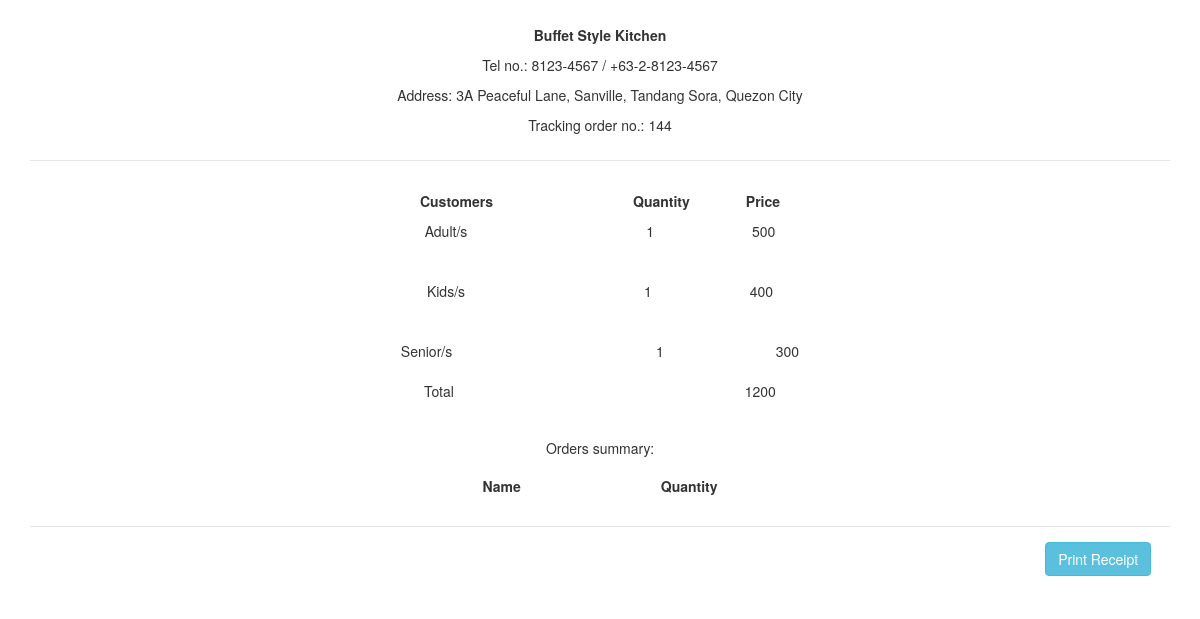
The page /viewall.php?table_number=Table no. 3 on the database its author committed.
### tables this page shows
CREATE TABLE `input_customer` (
  `id` int(11) NOT NULL,
  `number_customer` int(11) NOT NULL,
  `price_customer` varchar(255) NOT NULL,
  `kids_number` varchar(255) NOT NULL,
  `kids_price` varchar(255) NOT NULL,
  `senior_number` varchar(255) NOT NULL,
  `senior_price` varchar(255) NOT NULL,
  `table_number` varchar(255) NOT NULL,
  `total` varchar(255) NOT NULL,
  `time_in` varchar(255) NOT NULL,
  `tracking_number` int(11) NOT NULL
);

### viewall.php (the view, shortened to what this page needs)
<?php ;
$mysql_hostname = "localhost";
$mysql_username = "root";
$mysql_password = "";
$mysql_database = "BuffetStyle";
$conn = new mysqli($mysql_hostname, $mysql_username, $mysql_password, $mysql_database);
if (isset($_GET['table_number'])) {
	$table_number = $_GET['table_number'];
	$sql = "SELECT * FROM `input_customer` WHERE `table_number`='$table_number'";
	$result = $conn->query($sql);
	?>
	<html>
	<head>
	<link rel="stylesheet" href="https://maxcdn.bootstrapcdn.com/bootstrap/3.4.0/css/bootstrap.min.css">
	</head>
	<body>
		<div class="container">
	<table class="table">
		<tbody>
			<?php
				if ($result->num_rows > 0) {
					while ($row = $result->fetch_assoc()) {
			?>
	<div class="modal-header">
	<p><center><strong>Buffet Style Kitchen</strong></center></p>
	<p><center>Tel no.: 8123-4567 / +63-2-8123-4567</center></p>
	<p><center>Address: 3A Peaceful Lane, Sanville, Tandang Sora, Quezon City	</center></p>
	<p><center>Tracking order no.: <?php echo $row['tracking_number']; ?></center></p>
	</div>
			<?php		}
				}
			?>
		</tbody>
	</table>
		</div>
	</body>
	</html>
	<?php
		} else{
			header('Location: viewTable.php');
		}
	?>
<?php ;
$mysql_hostname = "localhost";
$mysql_username = "root";
$mysql_password = "";
$mysql_database = "BuffetStyle";
$conn = new mysqli($mysql_hostname, $mysql_username, $mysql_password, $mysql_database);
if (isset($_GET['table_number'])) {
	$table_number = $_GET['table_number'];
	$sql = "SELECT * FROM `input_customer` WHERE `table_number`='$table_number'";
	$result = $conn->query($sql);
	?>
	<html>
	<head>
	<link rel="stylesheet" href="https://maxcdn.bootstrapcdn.com/bootstrap/3.4.0/css/bootstrap.min.css">
	</head>
	<body>
		<div class="container">
	<table class="table">
		<tbody>
			<?php
				if ($result->num_rows > 0) {
					while ($row = $result->fetch_assoc()) {
			?>
	<p><center><strong> Customers&emsp;&emsp;&emsp;&emsp;&emsp;&emsp;&emsp;&emsp;&emsp;&emsp;Quantity&emsp;&emsp;&emsp;&emsp;Price </strong></center></p>
	<p><center>Adult/s&ensp;&nbsp;&emsp;&emsp;&emsp;&emsp;&emsp;&emsp;&emsp;&emsp;&emsp;&emsp;&emsp;&emsp;<?php echo $row['number_customer']; ?>&emsp;&emsp;&emsp;&emsp;&emsp;&emsp;&emsp;<?php echo $row['price_customer']; ?> </center></p>
			<?php		}
				}
			?>
		</tbody>
	</table>
		</div>
	</body>
	</html>
	<?php
		} else{
			header('Location: viewTable.php');
		}
	?>
<?php ;
$mysql_hostname = "localhost";
$mysql_username = "root";
$mysql_password = "";
$mysql_database = "BuffetStyle";
$conn = new mysqli($mysql_hostname, $mysql_username, $mysql_password, $mysql_database);
if (isset($_GET['table_number'])) {
	$table_number = $_GET['table_number'];
	$sql = "SELECT * FROM `input_customer` WHERE `table_number`='$table_number'";
	$result = $conn->query($sql);
	?>
	<html>
	<head>
	<link rel="stylesheet" href="https://maxcdn.bootstrapcdn.com/bootstrap/3.4.0/css/bootstrap.min.css">
	</head>
	<body>
		<div class="container">
	<table class="table">
		<tbody>
			<?php
				if ($result->num_rows > 0) {
					while ($row = $result->fetch_assoc()) {
			?>
						<p><center>Kids/s&ensp;&nbsp;&emsp;&emsp;&emsp;&emsp;&emsp;&emsp;&emsp;&emsp;&emsp;&emsp;&emsp;&emsp;<?php echo $row['kids_number']; ?>&emsp;&emsp;&emsp;&emsp;&emsp;&emsp;&emsp;<?php echo $row['kids_price']; ?> </center></p>
			<?php		}
				}
			?>
		</tbody>
	</table>
		</div>
	</body>
	</html>
	<?php
		} else{
			header('Location: viewTable.php');
		}
	?>
<?php ;
$mysql_hostname = "localhost";
$mysql_username = "root";
$mysql_password = "";
$mysql_database = "BuffetStyle";
$conn = new mysqli($mysql_hostname, $mysql_username, $mysql_password, $mysql_database);
if (isset($_GET['table_number'])) {
	$table_number = $_GET['table_number'];
	$sql = "SELECT * FROM `input_customer` WHERE `table_number`='$table_number'";
	$result = $conn->query($sql);
	?>
	<html>
	<head>
	<link rel="stylesheet" href="https://maxcdn.bootstrapcdn.com/bootstrap/3.4.0/css/bootstrap.min.css">
	</head>
	<body>
		<div class="container">
		<tbody>
			<?php
				if ($result->num_rows > 0) {
					while ($row = $result->fetch_assoc()) {
			?>
						<p><center>Senior/s&emsp;&emsp;&emsp;&emsp;&emsp;&emsp;&emsp;&emsp;&emsp;&emsp;&emsp;&emsp;&emsp;&nbsp;&nbsp;&emsp;<?php echo $row['senior_number']; ?>&emsp;&emsp;&emsp;&emsp;&emsp;&emsp;&emsp;&emsp;<?php echo $row['senior_price']; ?> </center></p>
			<?php		}
				}
			?>
		</tbody>
		</div>
	</body>
	</html>
	<?php
		} else{
			header('Location: viewTable.php');
		}
	?>
<?php ;
$mysql_hostname = "localhost";
$mysql_username = "root";
$mysql_password = "";
$mysql_database = "BuffetStyle";
$conn = new mysqli($mysql_hostname, $mysql_username, $mysql_password, $mysql_database);
if (isset($_GET['table_number'])) {
	$table_number = $_GET['table_number'];
	$sql = "SELECT * FROM `input_customer` WHERE `table_number`='$table_number'";
	$result = $conn->query($sql);
	?>
	<html>
	<head>
	<link rel="stylesheet" href="https://maxcdn.bootstrapcdn.com/bootstrap/3.4.0/css/bootstrap.min.css">
	</head>
	<body>
		<div class="container">
	<table class="table">
		<tbody>
			<?php
				if ($result->num_rows > 0) {
					while ($row = $result->fetch_assoc()) {
			?>
	<p><center>Total&ensp;&nbsp;&emsp;&emsp;&emsp;&emsp;&emsp;&emsp;&emsp;&emsp;&emsp;&emsp;&emsp;&emsp;&emsp;&emsp;&emsp;&emsp;&emsp;&emsp;&emsp;&emsp;<?php echo $row['total']; ?> </center></p>
			<?php		}
				}
			?>
		</tbody>
	</table>
		</div>
	</body>
	</html>
	<?php
		} else{
			header('Location: viewTable.php');
		}
	?>
<?php ;
if (isset($_GET['table_number'])) {
    ?>
<html>
<head>
<link rel="stylesheet" href="https://maxcdn.bootstrapcdn.com/bootstrap/3.4.0/css/bootstrap.min.css">
</head>
<body>
	<h5><center>Orders summary:</center></h5>
	<div class="container">
<table class="table">
	<p><center><strong> Name&emsp;&emsp;&emsp;&emsp;&emsp;&emsp;&emsp;&emsp;&emsp;&emsp;Quantity</strong></center></p>
</table>
<div class="modal-footer" width=10px;>
<a onclick="window.print()" class="btn btn-info">Print Receipt</a>&nbsp;
      </div>
	</div>
</body>
</html>
<?php
	} else{
		header('Location: viewTable.php');
	}
?>

### rows shown on the page
input_customer: tracking_number "144", number_customer "1", price_customer "500", kids_number "1", kids_price "400", senior_number "1", senior_price "300", total "1200"
